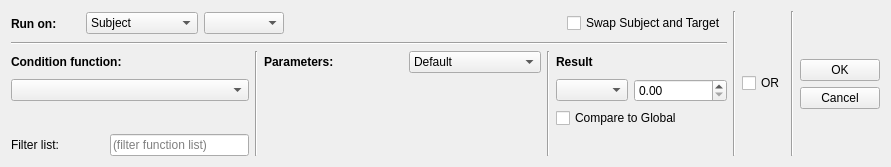
<?xml version="1.0" encoding="UTF-8"?>
<ui version="4.0">
 <class>ConditionEditDialog</class>
 <widget class="QDialog" name="ConditionEditDialog">
  <property name="geometry">
   <rect>
    <x>0</x>
    <y>0</y>
    <width>891</width>
    <height>167</height>
   </rect>
  </property>
  <property name="windowTitle">
   <string>Condition</string>
  </property>
  <layout class="QGridLayout" name="gridLayout_2" columnstretch="2,0,0,0,0,0,0,0">
   <item row="0" column="6" rowspan="3">
    <widget class="Line" name="line_5">
     <property name="orientation">
      <enum>Qt::Vertical</enum>
     </property>
    </widget>
   </item>
   <item row="0" column="0" colspan="4">
    <layout class="QGridLayout" name="layoutRunOn" columnstretch="1,1,1,4,1,0">
     <item row="0" column="3">
      <spacer name="horizontalSpacer_2">
       <property name="orientation">
        <enum>Qt::Horizontal</enum>
       </property>
       <property name="sizeHint" stdset="0">
        <size>
         <width>0</width>
         <height>0</height>
        </size>
       </property>
      </spacer>
     </item>
     <item row="0" column="0">
      <widget class="QLabel" name="labelRunOn">
       <property name="font">
        <font>
         <weight>75</weight>
         <bold>true</bold>
        </font>
       </property>
       <property name="text">
        <string>Run on:</string>
       </property>
       <property name="buddy">
        <cstring>runOn</cstring>
       </property>
      </widget>
     </item>
     <item row="0" column="1">
      <widget class="QComboBox" name="runOn">
       <item>
        <property name="text">
         <string>Subject</string>
        </property>
       </item>
       <item>
        <property name="text">
         <string>Target</string>
        </property>
       </item>
       <item>
        <property name="text">
         <string>Reference</string>
        </property>
       </item>
       <item>
        <property name="text">
         <string>Combat Target</string>
        </property>
       </item>
       <item>
        <property name="text">
         <string>Linked Ref</string>
        </property>
       </item>
       <item>
        <property name="text">
         <string>Alias</string>
        </property>
       </item>
       <item>
        <property name="text">
         <string>Package Data</string>
        </property>
       </item>
       <item>
        <property name="text">
         <string>Event Data</string>
        </property>
       </item>
      </widget>
     </item>
     <item row="0" column="4">
      <widget class="QCheckBox" name="flagSwapSubjectAndTarget">
       <property name="text">
        <string>Swap Subject and Target</string>
       </property>
      </widget>
     </item>
     <item row="0" column="2">
      <widget class="QStackedWidget" name="runOnStack">
       <widget class="QWidget" name="runOnPageDropdown">
        <layout class="QGridLayout" name="gridLayout_5">
         <property name="leftMargin">
          <number>0</number>
         </property>
         <property name="topMargin">
          <number>0</number>
         </property>
         <property name="rightMargin">
          <number>0</number>
         </property>
         <property name="bottomMargin">
          <number>0</number>
         </property>
         <item row="0" column="0">
          <widget class="QComboBox" name="runOnDropdown"/>
         </item>
        </layout>
       </widget>
       <widget class="QWidget" name="runOnPageButton">
        <layout class="QGridLayout" name="gridLayout_6">
         <property name="leftMargin">
          <number>0</number>
         </property>
         <property name="topMargin">
          <number>0</number>
         </property>
         <property name="rightMargin">
          <number>0</number>
         </property>
         <property name="bottomMargin">
          <number>0</number>
         </property>
         <item row="0" column="0">
          <widget class="RefPickerButton" name="runOnButton">
           <property name="text">
            <string>Select...</string>
           </property>
          </widget>
         </item>
        </layout>
       </widget>
      </widget>
     </item>
    </layout>
   </item>
   <item row="0" column="7" rowspan="3">
    <layout class="QVBoxLayout" name="layoutExit">
     <item>
      <spacer name="verticalSpacer_3">
       <property name="orientation">
        <enum>Qt::Vertical</enum>
       </property>
       <property name="sizeHint" stdset="0">
        <size>
         <width>0</width>
         <height>0</height>
        </size>
       </property>
      </spacer>
     </item>
     <item>
      <widget class="QPushButton" name="buttonOK">
       <property name="text">
        <string>OK</string>
       </property>
      </widget>
     </item>
     <item>
      <widget class="QPushButton" name="buttonCancel">
       <property name="text">
        <string>Cancel</string>
       </property>
      </widget>
     </item>
     <item>
      <spacer name="verticalSpacer_4">
       <property name="orientation">
        <enum>Qt::Vertical</enum>
       </property>
       <property name="sizeHint" stdset="0">
        <size>
         <width>0</width>
         <height>0</height>
        </size>
       </property>
      </spacer>
     </item>
    </layout>
   </item>
   <item row="0" column="5" rowspan="3">
    <layout class="QGridLayout" name="gridLayout_4">
     <item row="0" column="0">
      <widget class="QCheckBox" name="flagOr">
       <property name="text">
        <string>OR</string>
       </property>
      </widget>
     </item>
    </layout>
   </item>
   <item row="0" column="4" rowspan="3">
    <widget class="Line" name="line_4">
     <property name="orientation">
      <enum>Qt::Vertical</enum>
     </property>
    </widget>
   </item>
   <item row="1" column="0" colspan="4">
    <widget class="Line" name="line_2">
     <property name="orientation">
      <enum>Qt::Horizontal</enum>
     </property>
    </widget>
   </item>
   <item row="2" column="0" colspan="4">
    <layout class="QGridLayout" name="layoutBottom" columnstretch="2,3,0,3,2,0,1,2">
     <item row="1" column="0" colspan="2">
      <widget class="QComboBox" name="function"/>
     </item>
     <item row="0" column="3">
      <widget class="QLabel" name="labelParams">
       <property name="font">
        <font>
         <weight>75</weight>
         <bold>true</bold>
        </font>
       </property>
       <property name="text">
        <string>Parameters:</string>
       </property>
      </widget>
     </item>
     <item row="0" column="2" rowspan="4">
      <widget class="Line" name="line">
       <property name="orientation">
        <enum>Qt::Vertical</enum>
       </property>
      </widget>
     </item>
     <item row="3" column="0">
      <widget class="QLabel" name="labelFilterFunction">
       <property name="text">
        <string>Filter list:</string>
       </property>
       <property name="buddy">
        <cstring>filterFunction</cstring>
       </property>
      </widget>
     </item>
     <item row="3" column="1">
      <widget class="QLineEdit" name="filterFunction">
       <property name="placeholderText">
        <string>(filter function list)</string>
       </property>
      </widget>
     </item>
     <item row="0" column="4">
      <widget class="QComboBox" name="paramFlags">
       <item>
        <property name="text">
         <string>Default</string>
        </property>
       </item>
       <item>
        <property name="text">
         <string>Use Aliases</string>
        </property>
       </item>
       <item>
        <property name="text">
         <string>Use Package Data</string>
        </property>
       </item>
      </widget>
     </item>
     <item row="0" column="0" colspan="2">
      <widget class="QLabel" name="labelFunction">
       <property name="font">
        <font>
         <weight>75</weight>
         <bold>true</bold>
        </font>
       </property>
       <property name="text">
        <string>Condition function:</string>
       </property>
       <property name="buddy">
        <cstring>function</cstring>
       </property>
      </widget>
     </item>
     <item row="0" column="5" rowspan="4">
      <widget class="Line" name="line_3">
       <property name="orientation">
        <enum>Qt::Vertical</enum>
       </property>
      </widget>
     </item>
     <item row="1" column="6">
      <widget class="QComboBox" name="op"/>
     </item>
     <item row="0" column="6" colspan="2">
      <widget class="QLabel" name="labelResult">
       <property name="font">
        <font>
         <weight>75</weight>
         <bold>true</bold>
        </font>
       </property>
       <property name="text">
        <string>Result</string>
       </property>
      </widget>
     </item>
     <item row="2" column="6" colspan="2">
      <widget class="QCheckBox" name="flagCompareToGlobal">
       <property name="text">
        <string>Compare to Global</string>
       </property>
      </widget>
     </item>
     <item row="1" column="7">
      <widget class="QStackedWidget" name="operandStack">
       <property name="sizePolicy">
        <sizepolicy hsizetype="Preferred" vsizetype="Maximum">
         <horstretch>0</horstretch>
         <verstretch>0</verstretch>
        </sizepolicy>
       </property>
       <widget class="QWidget" name="operandPageConstant">
        <layout class="QGridLayout" name="gridLayout">
         <property name="leftMargin">
          <number>0</number>
         </property>
         <property name="topMargin">
          <number>0</number>
         </property>
         <property name="rightMargin">
          <number>0</number>
         </property>
         <property name="bottomMargin">
          <number>0</number>
         </property>
         <item row="0" column="0">
          <widget class="QDoubleSpinBox" name="operandConstant"/>
         </item>
        </layout>
       </widget>
       <widget class="QWidget" name="operandPageGlobal">
        <layout class="QGridLayout" name="gridLayout_3">
         <property name="leftMargin">
          <number>0</number>
         </property>
         <property name="topMargin">
          <number>0</number>
         </property>
         <property name="rightMargin">
          <number>0</number>
         </property>
         <property name="bottomMargin">
          <number>0</number>
         </property>
         <item row="0" column="0">
          <widget class="FormsOfTypeCombobox" name="operandGlobal"/>
         </item>
        </layout>
       </widget>
      </widget>
     </item>
     <item row="1" column="3" colspan="2">
      <widget class="QWidget" name="param1Holder" native="true"/>
     </item>
     <item row="2" column="3" colspan="2">
      <widget class="QWidget" name="param2Holder" native="true"/>
     </item>
     <item row="3" column="3" colspan="2">
      <widget class="QWidget" name="param3Holder" native="true"/>
     </item>
    </layout>
   </item>
  </layout>
 </widget>
 <customwidgets>
  <customwidget>
   <class>FormsOfTypeCombobox</class>
   <extends>QComboBox</extends>
   <header>../../generic/FormsOfTypeCombobox.h</header>
  </customwidget>
  <customwidget>
   <class>RefPickerButton</class>
   <extends>QPushButton</extends>
   <header>../../generic/RefPickerButton.h</header>
  </customwidget>
 </customwidgets>
 <tabstops>
  <tabstop>runOn</tabstop>
  <tabstop>runOnButton</tabstop>
  <tabstop>runOnDropdown</tabstop>
  <tabstop>flagSwapSubjectAndTarget</tabstop>
  <tabstop>function</tabstop>
  <tabstop>filterFunction</tabstop>
  <tabstop>operandGlobal</tabstop>
  <tabstop>flagOr</tabstop>
 </tabstops>
 <resources/>
 <connections/>
</ui>
